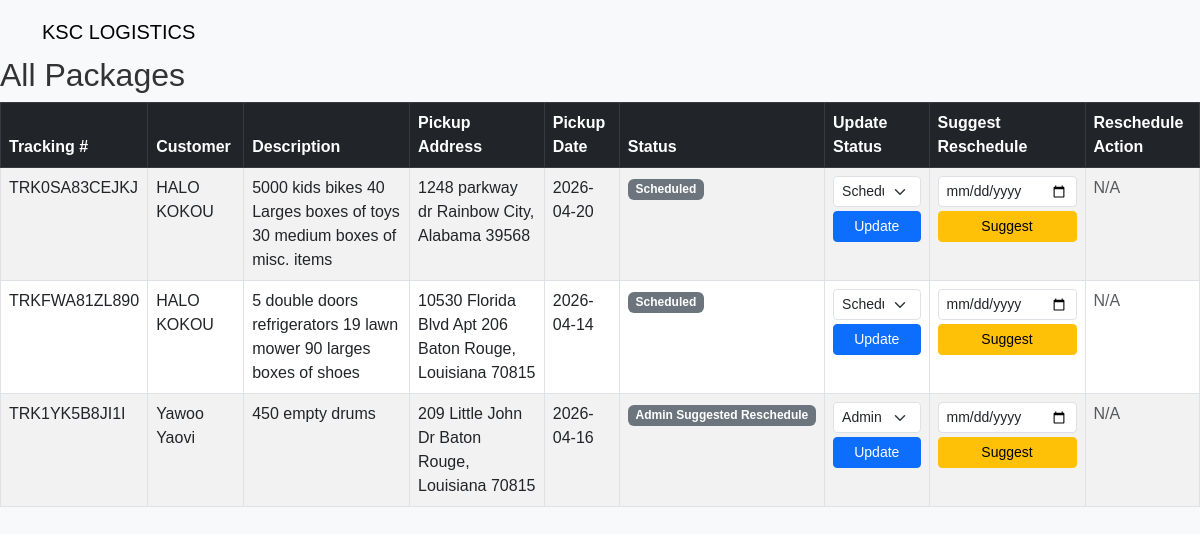
The page /admin/packages (signed in) on the database its author committed.
### models.py (models this page shows, shortened)
class Package(db.Model):
    id = db.Column(db.Integer, primary_key=True)
    tracking_number = db.Column(db.String(20), unique=True, nullable=False)
    description = db.Column(db.String(255), nullable=False)
    street = db.Column(db.String(255), nullable=False)
    city = db.Column(db.String(100), nullable=False)
    state = db.Column(db.String(50), nullable=False)
    zip_code = db.Column(db.String(20), nullable=False)
    pickup_date = db.Column(db.Date, nullable=False)
    admin_suggested_date = db.Column(db.Date, nullable=True)
    status = db.Column(db.String(50), default="Scheduled")
    deposit_paid = db.Column(db.Boolean, default=False)
    created_at = db.Column(db.DateTime, default=datetime.utcnow)
    updated_at = db.Column(db.DateTime, default=datetime.utcnow, onupdate=datetime.utcnow)
    reschedule_attempts = db.Column(db.Integer, default=0)
    user_id = db.Column(db.Integer, db.ForeignKey('user.id'), nullable=False)
    user = db.relationship('User', back_populates='packages')

class User(db.Model, UserMixin):
    id = db.Column(db.Integer, primary_key=True)
    name = db.Column(db.String(100), nullable=False)
    email = db.Column(db.String(150), unique=True, nullable=False)
    _password = db.Column("password", db.String(200), nullable=False)  # hashed password
    phone = db.Column(db.String(50))  # optional
    is_admin = db.Column(db.Boolean, default=False)
    role = db.Column(db.String(20), default="user")  # user, admin, staff
    packages = db.relationship('Package', back_populates='user', cascade="all, delete-orphan")
    @property
    def password(self):
        raise AttributeError("Password is write-only")
    @password.setter
    def password(self, plain_password):
        self._password = generate_password_hash(plain_password)

### app.py (the view)
@app.route("/admin/packages")
@login_required
@admin_required
def admin_packages():
    packages = Package.query.all()
    return render_template("admin_packages.html", packages=packages)

### app.py (called while the page is built)
def admin_required(f):
    @wraps(f)
    def decorated_function(*args, **kwargs):
        if not current_user.is_authenticated:
            abort(403)
        if not (current_user.role == "admin" or current_user.is_admin):
            abort(403)
        return f(*args, **kwargs)
    return decorated_function

@login_manager.user_loader
def load_user(user_id):
    return User.query.get(int(user_id))

@app.after_request
def add_header(response):
    response.cache_control.no_cache = True
    response.cache_control.no_store = True
    response.cache_control.must_revalidate = True
    return response

### templates/admin_packages.html (shortened to what this page needs)
{% extends "base.html" %}
{% block content %}
<h2>All Packages</h2>
<table class="table table-bordered table-striped">
    <thead class="table-dark">
        <tr>
            <th>Tracking #</th>
            <th>Customer</th>
            <th>Description</th>
            <th>Pickup Address</th>
            <th>Pickup Date</th>
            <th>Status</th>
            <th>Update Status</th>
            <th>Suggest Reschedule</th>
            <th>Reschedule Action</th>
        </tr>
    </thead>
    <tbody>
        {% for p in packages %}
        <tr>
            <td>{{ p.tracking_number }}</td>
            <td>{{ p.user.name if p.user else "N/A" }}</td>
            <td>{{ p.description or "N/A" }}</td>
            <td>
                {{ p.street or "" }}
                {{ p.city or "" }},
                {{ p.state or "" }}
                {{ p.zip_code or "" }}
            </td>
            <td>{{ p.pickup_date.strftime('%Y-%m-%d') if p.pickup_date else "N/A" }}</td>
            <td>
                <span class="badge bg-secondary">
                    {{ p.status if p.status else "Pending" }}
                </span>
            </td>
            <td>
                <form method="POST" action="{{ url_for('admin_update_package', id=p.id) }}">
                    <select name="status" class="form-select form-select-sm mb-1">
                        <option value="Scheduled" {% if p.status == 'Scheduled' %}selected{% endif %}>Scheduled</option>
                        <option value="Admin Suggested Reschedule" {% if p.status == 'Admin Suggested Reschedule' %}selected{% endif %}>Admin Suggested Reschedule</option>
                    </select>
                    <button type="submit" class="btn btn-sm btn-primary w-100">Update</button>
                </form>
            </td>
            <td>
                <form action="{{ url_for('admin_suggest_reschedule', id=p.id) }}" method="POST">
                    <input type="date" name="new_date" class="form-control form-control-sm mb-1" required>
                    <button type="submit" class="btn btn-warning btn-sm w-100">
                        Suggest
                    </button>
                </form>
            </td>
            <td>
                {% if p.status == "Pending Reschedule" and p.admin_suggested_date %}
                    <div class="mb-1 small text-muted">
                        Suggested: {{ p.admin_suggested_date.strftime('%Y-%m-%d') }}
                    </div>
                    <form action="{{ url_for('accept_admin_reschedule', id=p.id) }}" method="POST" style="display:inline;">
                        <button type="submit" class="btn btn-success btn-sm">Accept</button>
                    </form>
                    <form action="{{ url_for('reject_admin_reschedule', id=p.id) }}" method="POST" style="display:inline;">
                        <button type="submit" class="btn btn-danger btn-sm">Deny</button>
                    </form>
                {% else %}
                    <span class="text-muted">N/A</span>
                {% endif %}
            </td>
        </tr>
        {% else %}
        <tr>
            <td colspan="9" class="text-center">No packages found.</td>
        </tr>
        {% endfor %}
    </tbody>
</table>
{% endblock %}

### templates/base.html (shortened to what this page needs)
<!DOCTYPE html>
<html lang="en">
<head>
    <link href="https://cdn.jsdelivr.net/npm/bootstrap@5.3.0/dist/css/bootstrap.min.css" rel="stylesheet">
    <link rel="stylesheet" href="{{ url_for('static', filename='css/style.css') }}">
</head>
<body class="{% block body_class %}{% endblock %}">
<nav class="navbar">
    <div class="container">
        <a href="{{ url_for('home') }}" class="navbar-brand">KSC LOGISTICS</a>
        <div class="nav-links">
            {% if current_user.is_authenticated %}
                {% if current_user.is_admin %}
                    <a href="{{ url_for('admin_dashboard') }}" class="btn btn-outline-light btn-lg">Dashboard</a>
                    <a href="{{ url_for('admin_users') }}" class="btn btn-outline-light btn-lg">Manage Users</a>
                    <a href="{{ url_for('admin_announcements') }}" class="btn btn-outline-light btn-lg">Announcements</a>
                {% else %}
                    <a href="{{ url_for('my_packages') }}" class="btn btn-outline-light btn-lg">My Packages</a>
                    <a href="{{ url_for('schedule') }}" class="btn btn-outline-light btn-lg">Schedule Pickup</a>
                {% endif %}
                <a href="{{ url_for('logout') }}" class="btn btn-outline-light btn-lg">Logout</a>
            {% else %}
                <a href="{{ url_for('login') }}" class="btn btn-outline-light btn-lg">Login</a>
                <a href="{{ url_for('register') }}" class="btn btn-primary btn-lg">Register</a>
            {% endif %}
        </div>
    </div>
</nav>
<div class="page-content">
    {% block content %}{% endblock %}
</div>
</body>
</html>

### static/css/style.css (style rules this page uses)
html, body { height: 100%; width: 100%; margin: 0; padding: 0; font-family: Arial, sans-serif; background-color: #f8f9fa; color: #333; }
.navbar { position: fixed; top: 0; left: 0; right: 0; height: 56px; z-index: 1030; }
.page-content { padding-top: 56px; }

### templates/base.html (style rules this page uses)
.navbar .nav-links .btn { font-size: 1.1rem; padding: 10px 18px; margin-left: 8px; border-radius: 8px; }

### rows shown on the page
Package: tracking_number "TRK0SA83CEJKJ", user "HALO KOKOU", description "5000 kids bikes 40 Larges boxes of toys 30 medium boxes of misc. items", street "1248 parkway dr", city "Rainbow City", state "Alabama", zip_code "39568", pickup_date "2026-04-20", status "Scheduled", shows "N/A"
Package: tracking_number "TRKFWA81ZL890", user "HALO KOKOU", description "5 double doors refrigerators 19 lawn mower 90 larges boxes of shoes", street "10530 Florida Blvd Apt 206", city "Baton Rouge", state "Louisiana", zip_code "70815", pickup_date "2026-04-14", status "Scheduled", shows "N/A"
Package: tracking_number "TRK1YK5B8JI1I", user "Yawoo Yaovi", description "450 empty drums", street "209 Little John Dr", city "Baton Rouge", state "Louisiana", zip_code "70815", pickup_date "2026-04-16", status "Admin Suggested Reschedule", shows "N/A"
